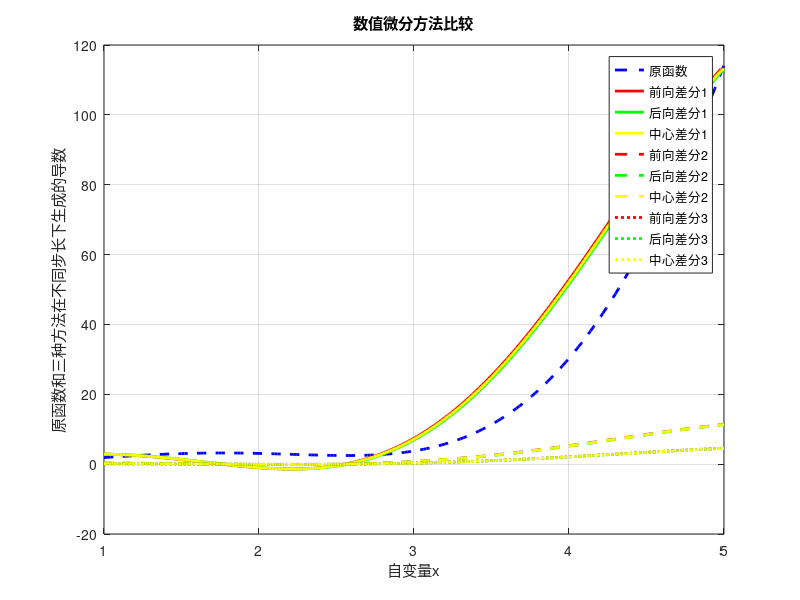

The MATLAB source for this figure:
dt1 = 0.02;
dt2 = 0.2;
dt3 = 0.5;

dt = dt1;

x = 1:dt:5;
y = 2*(x.^2).*cos(x) + 0.8*(x.^3);

plot(x,y,'b--','linewidth',2)
hold on; grid on;

n = length(x);
df_forward  = zeros(1,n);
df_backward = zeros(1,n);
df_central  = zeros(1,n);

% 前向差分（最后一点用后退差分代替）
df_forward(1:n-1) = (y(2:n) - y(1:n-1)) / dt;
df_forward(n) = (y(n) - y(n-1)) / dt;

% 后向差分（第一点用前向差分代替）
df_backward(2:n) = (y(2:n) - y(1:n-1)) / dt;
df_backward(1) = (y(2) - y(1)) / dt;

% 中心差分（边界用前/后代替）
df_central(2:n-1) = (y(3:n) - y(1:n-2)) / (2*dt);
df_central(1) = df_forward(1);
df_central(n) = df_backward(n);

plot(x,df_forward,'r','linewidth',2);
plot(x,df_backward,'g','linewidth',2);
plot(x,df_central,'y','linewidth',2);

hold on

dt = dt2;

% 前向差分（最后一点用后退差分代替）
df_forward(1:n-1) = (y(2:n) - y(1:n-1)) / dt;
df_forward(n) = (y(n) - y(n-1)) / dt;

% 后向差分（第一点用前向差分代替）
df_backward(2:n) = (y(2:n) - y(1:n-1)) / dt;
df_backward(1) = (y(2) - y(1)) / dt;

% 中心差分（边界用前/后代替）
df_central(2:n-1) = (y(3:n) - y(1:n-2)) / (2*dt);
df_central(1) = df_forward(1);
df_central(n) = df_backward(n);

plot(x,df_forward,'r--','linewidth',2);
plot(x,df_backward,'g--','linewidth',2);
plot(x,df_central,'y--','linewidth',2);

hold on

dt = dt3;

% 前向差分（最后一点用后退差分代替）
df_forward(1:n-1) = (y(2:n) - y(1:n-1)) / dt;
df_forward(n) = (y(n) - y(n-1)) / dt;

% 后向差分（第一点用前向差分代替）
df_backward(2:n) = (y(2:n) - y(1:n-1)) / dt;
df_backward(1) = (y(2) - y(1)) / dt;

% 中心差分（边界用前/后代替）
df_central(2:n-1) = (y(3:n) - y(1:n-2)) / (2*dt);
df_central(1) = df_forward(1);
df_central(n) = df_backward(n);

plot(x,df_forward,'r:','linewidth',2);
plot(x,df_backward,'g:','linewidth',2); 
plot(x,df_central,'y:','linewidth',2);

legend('原函数','前向差分1','后向差分1','中心差分1',...
'前向差分2','后向差分2','中心差分2',...
'前向差分3','后向差分3','中心差分3');
xlabel('自变量x');
ylabel('原函数和三种方法在不同步长下生成的导数');
title('数值微分方法比较');